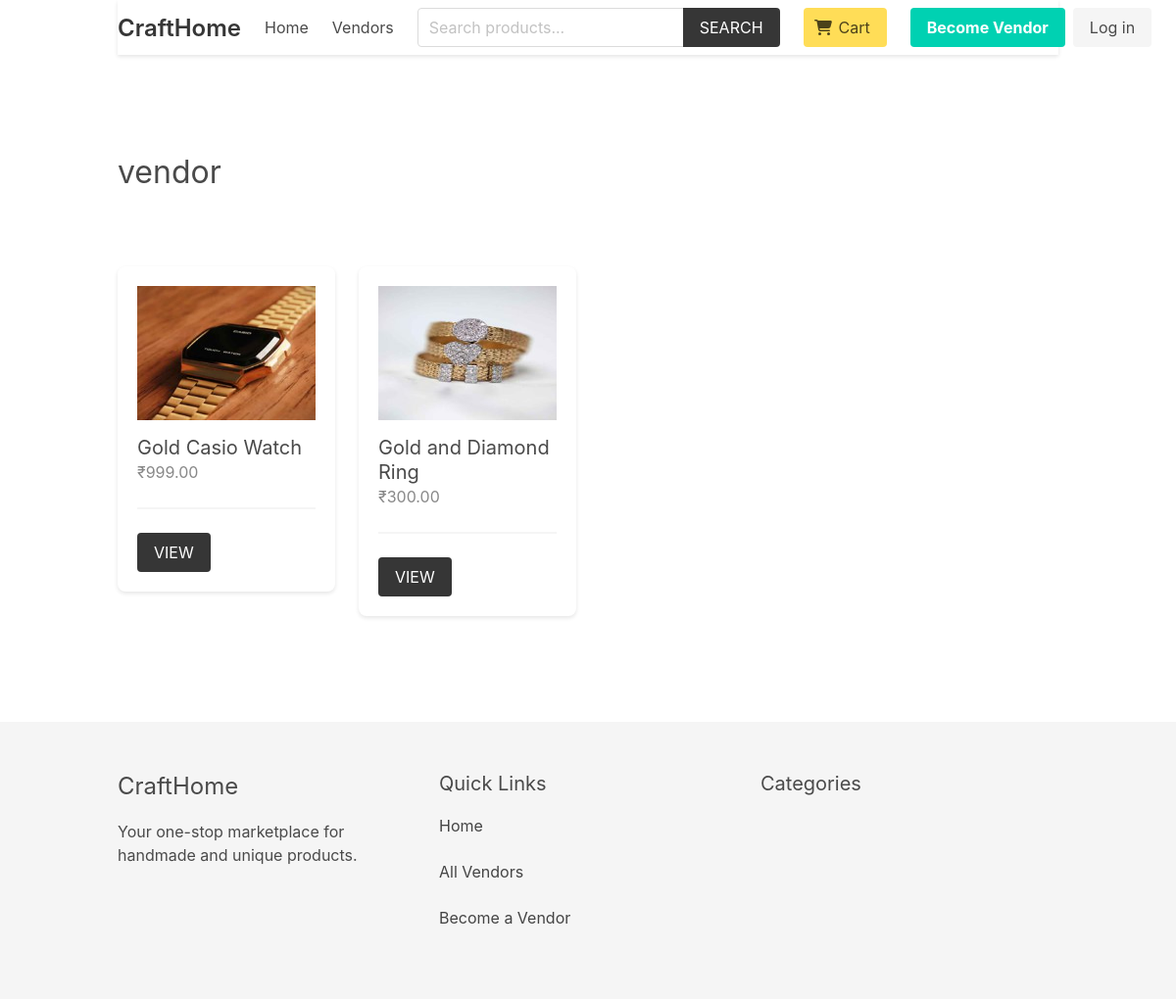
Screenshot of /vendor/1/ with the database file from the repository.
### vendor/models.py (models this page shows, shortened)
class Vendor(models.Model):
    name = models.CharField(max_length=255)
    created_at = models.DateTimeField(auto_now_add=True)
    created_by = models.OneToOneField(User, related_name='vendor', on_delete=models.CASCADE)
    class Meta:
        ordering = ['name']

### product/models.py (models this page shows, shortened)
class Product(models.Model):
    category = models.ForeignKey(Category, related_name='products', on_delete=models.CASCADE)
    vendor = models.ForeignKey(Vendor, related_name="products", on_delete=models.CASCADE)
    title = models.CharField(max_length=50)
    slug = models.SlugField(max_length=55)
    description = models.TextField(blank=True, null=True)
    price = models.DecimalField(max_digits=6, decimal_places=2)
    added_date = models.DateTimeField(auto_now_add=True)
    image = models.ImageField(upload_to='uploads/', blank=True, null=True)
    thumbnail = models.ImageField(upload_to='uploads/', blank=True, null=True) # Change uploads to thumbnails
    class Meta:
        ordering = ['-added_date']
    def get_thumbnail(self):
        if self.thumbnail:
            return self.thumbnail.url

### vendor/views.py (the view)
# urls.py: path('vendor/', include('vendor.urls')),
def vendor(request, vendor_id):
    vendor = get_object_or_404(Vendor, pk=vendor_id)
    return render(request, 'vendor/vendor.html', {'vendor': vendor})

### templates/vendor/vendor.html (shortened to what this page needs)
{% extends 'core/base.html' %}
{% block content %}
    <div class="columns is-multiline mb-6">
        <div class="column is-12 has-test-centered mt-6 mb-6">
            <h2 class="is-size-3">{{vendor.name}}</h2>
        </div>
        {% for product in vendor.products.all %}
            {% include 'product/parts/list_item.html' %}
        {% endfor %}
    </div>
{% endblock content %}

### templates/product/parts/list_item.html
<div class="column is-3 product-list-item">
                <div class="box">
                    <figure class="image is-4by3 mb-4">
                        <img src="{{ product.get_thumbnail }}" alt="{{product.title}}">
                    </figure>
                    <h2 class="subtitle">{{product.title}}</h2>
                    <h3 class="price is-size-6 mb-5">₹{{product.price}}</h3>
                    <hr>
                    <a href="{% url 'product:product' product.category.slug product.slug %}" class="button is-dark is-uppercase">View</a>
                </div>
            </div>

### core/static/css/main.css (style rules this page uses)
.box { box-shadow: 0 2px 4px rgba(0,0,0,0.1); border-radius: 8px; }
.product-list-item .box .subtitle { margin-bottom: 0; }
.product-list-item .box .price { color: #888; }

### rows the page displays
Vendor: name "vendor"
Product: get_thumbnail (picture), title "Gold Casio Watch", price "999.00"
Product: get_thumbnail (picture), title "Gold and Diamond Ring", price "300.00"
